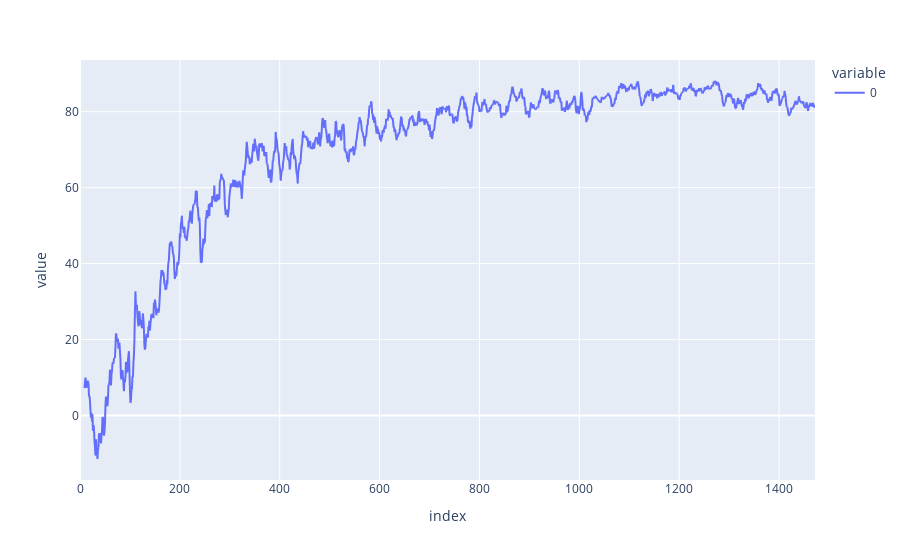

Source (notebook cell):
### Code cell
if not script:
    import plotly.express as px
    px.line(df['r'].rolling(window=10).mean().values).show()

### Figure 1 — Plotly figure (JSON) as saved in the notebook; plotly's stock layout.template omitted (floating-point values rounded to 4 significant figures; data arrays with more than 128 entries replaced by an {"elided": "..."} marker saying what was removed)
{"data": [{"hovertemplate": "variable=0<br>index=%{x}<br>value=%{y}<extra></extra>", "legendgroup": "0", "line": {"color": "#636efa", "dash": "solid"}, "marker": {"symbol": "circle"}, "mode": "lines", "name": "0", "showlegend": true, "type": "scattergl", "x": {"elided": "1473 int values"}, "xaxis": "x", "y": {"elided": "1473 float values"}, "yaxis": "y"}], "layout": {"legend": {"title": {"text": "variable"}, "tracegroupgap": 0}, "margin": {"t": 60}, "xaxis": {"anchor": "y", "domain": [0, 1], "title": {"text": "index"}}, "yaxis": {"anchor": "x", "domain": [0, 1], "title": {"text": "value"}}}}
